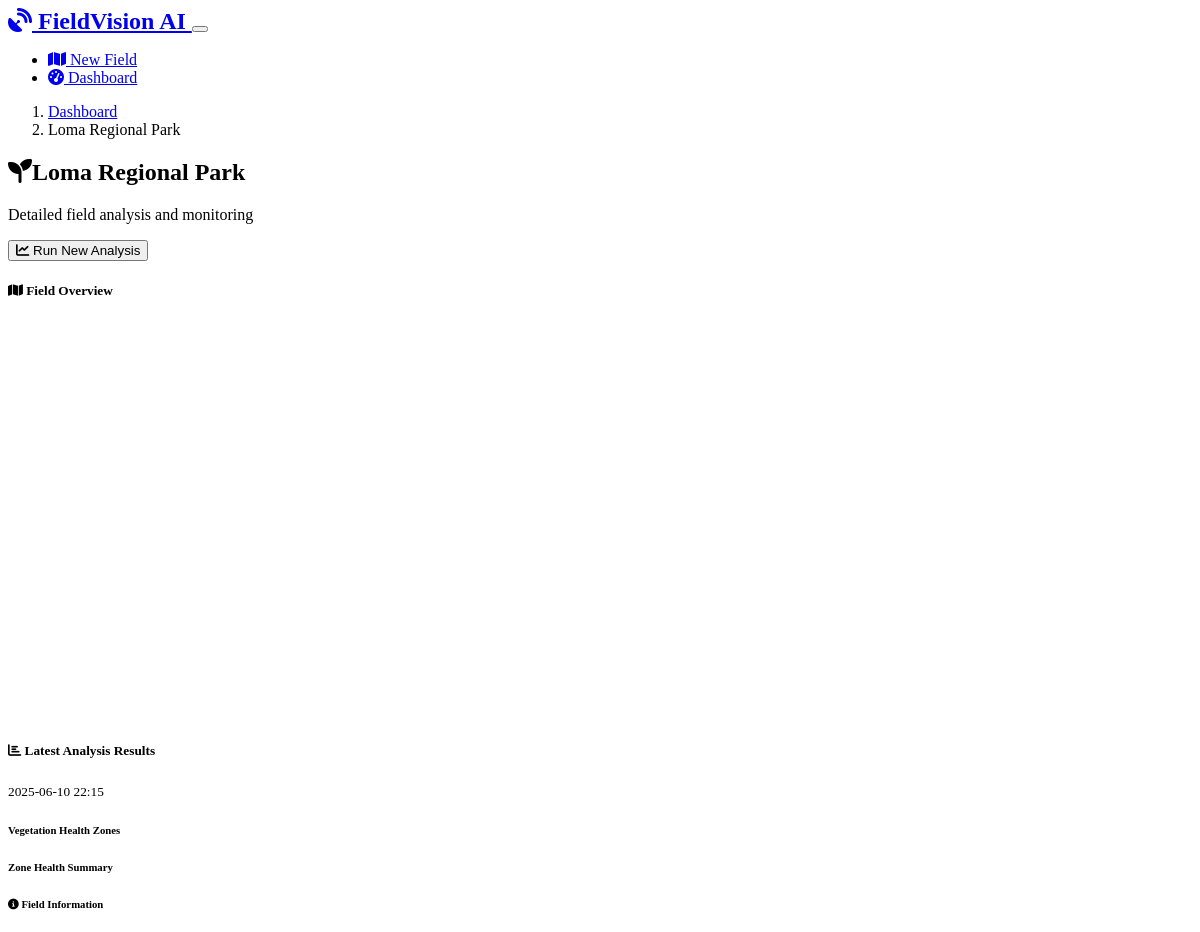
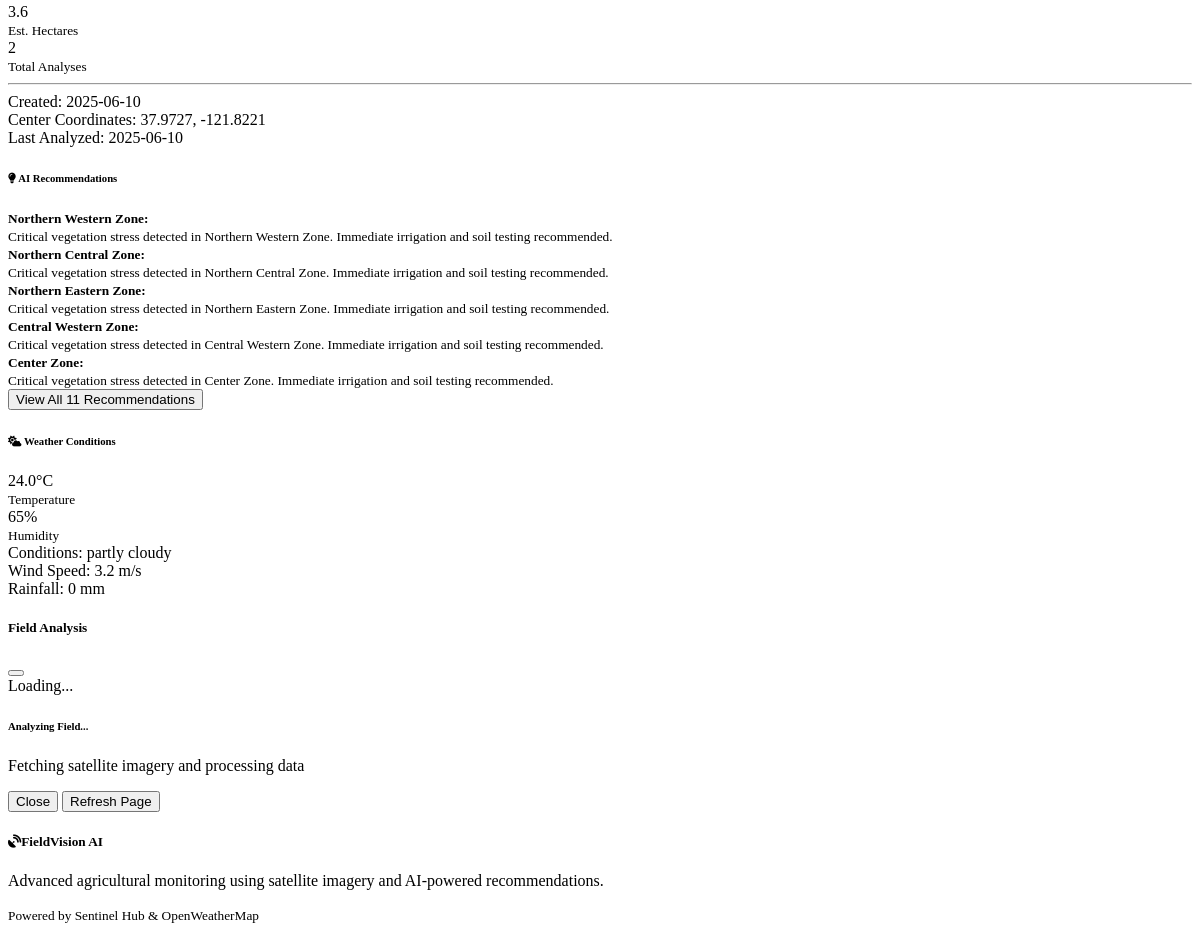
Screenshot of /field/1 with the database file from the repository (2 pictures, top to bottom).
### models.py (models this page shows, shortened)
class Field(db.Model):
    id = db.Column(db.Integer, primary_key=True)
    name = db.Column(db.String(100), nullable=False)
    polygon_data = db.Column(db.Text, nullable=False)  # JSON string of coordinates
    center_lat = db.Column(db.Float, nullable=False)
    center_lng = db.Column(db.Float, nullable=False)
    created_at = db.Column(db.DateTime, default=datetime.utcnow)
    last_analyzed = db.Column(db.DateTime)
    analyses = db.relationship('FieldAnalysis', backref='field', lazy=True, cascade='all, delete-orphan')
    def get_polygon_coordinates(self):
        return json.loads(self.polygon_data)

class FieldAnalysis(db.Model):
    id = db.Column(db.Integer, primary_key=True)
    field_id = db.Column(db.Integer, db.ForeignKey('field.id'), nullable=False)
    analysis_date = db.Column(db.DateTime, default=datetime.utcnow)
    ndvi_data = db.Column(db.Text)  # JSON string of NDVI values per zone
    health_scores = db.Column(db.Text)  # JSON string of health scores per zone
    recommendations = db.Column(db.Text)  # JSON string of AI recommendations
    weather_data = db.Column(db.Text)  # JSON string of weather information
    def get_ndvi_data(self):
        return json.loads(self.ndvi_data) if self.ndvi_data else {}
    def get_health_scores(self):
        return json.loads(self.health_scores) if self.health_scores else {}
    def get_recommendations(self):
        return json.loads(self.recommendations) if self.recommendations else []
    def get_weather_data(self):
        return json.loads(self.weather_data) if self.weather_data else {}

### routes.py (the view)
@app.route('/field/<int:field_id>')
def field_detail(field_id):
    field = Field.query.get_or_404(field_id)
    latest_analysis = FieldAnalysis.query.filter_by(field_id=field_id).order_by(FieldAnalysis.analysis_date.desc()).first()
    return render_template('field_detail.html', field=field, analysis=latest_analysis)

### app.py (called while the page is built)
def tojsonfilter(value):
    return json.dumps(value)

### templates/field_detail.html (shortened to what this page needs)
{% extends "base.html" %}
{% block content %}
<div class="container">
    <div class="row mb-4">
        <div class="col">
            <nav aria-label="breadcrumb">
                <ol class="breadcrumb">
                    <li class="breadcrumb-item">
                        <a href="{{ url_for('dashboard') }}">Dashboard</a>
                    </li>
                    <li class="breadcrumb-item active">{{ field.name }}</li>
                </ol>
            </nav>
            <h2><i class="fas fa-seedling me-2"></i>{{ field.name }}</h2>
            <p class="text-muted">Detailed field analysis and monitoring</p>
        </div>
        <div class="col-auto">
            <button class="btn btn-success" onclick="analyzeField({{ field.id }})">
                <i class="fas fa-chart-line me-2"></i>
                Run New Analysis
            </button>
        </div>
    </div>
    <div class="row">
        <div class="col-lg-8">
            <div class="card mb-4">
                <div class="card-header">
                    <h5 class="card-title mb-0">
                        <i class="fas fa-map me-2"></i>
                        Field Overview
                    </h5>
                </div>
                <div class="card-body p-0">
                    <div id="fieldMap" style="height: 400px;"></div>
                </div>
            </div>
            {% if analysis %}
            <div class="card">
                <div class="card-header">
                    <div class="d-flex justify-content-between align-items-center">
                        <h5 class="card-title mb-0">
                            <i class="fas fa-chart-bar me-2"></i>
                            Latest Analysis Results
                        </h5>
                        <small class="text-muted">
                            {{ analysis.analysis_date.strftime('%Y-%m-%d %H:%M') }}
                        </small>
                    </div>
                </div>
                <div class="card-body">
                    <div class="row mb-4">
                        <div class="col">
                            <h6>Vegetation Health Zones</h6>
                        </div>
                    </div>
                    <div class="row mb-4">
                        <div class="col">
                            <h6>Zone Health Summary</h6>
                        </div>
                    </div>
                </div>
            </div>
            {% endif %}
        </div>
        <div class="col-lg-4">
            <div class="card mb-4">
                <div class="card-header">
                    <h6 class="card-title mb-0">
                        <i class="fas fa-info-circle me-2"></i>
                        Field Information
                    </h6>
                </div>
                <div class="card-body">
                    <div class="row text-center mb-3">
                        <div class="col-6">
                            <div class="border-end">
                                <div class="fw-bold text-primary">{{ "%.1f"|format(field.get_polygon_coordinates()|length * 0.4) }}</div>
                                <small class="text-muted">Est. Hectares</small>
                            </div>
                        </div>
                        <div class="col-6">
                            <div class="fw-bold text-info">{{ field.analyses|length }}</div>
                            <small class="text-muted">Total Analyses</small>
                        </div>
                    </div>
                    <hr>
                    <div class="small">
                        <div class="d-flex justify-content-between mb-2">
                            <span>Created:</span>
                            <span>{{ field.created_at.strftime('%Y-%m-%d') }}</span>
                        </div>
                        <div class="d-flex justify-content-between mb-2">
                            <span>Center Coordinates:</span>
                            <span>{{ "%.4f"|format(field.center_lat) }}, {{ "%.4f"|format(field.center_lng) }}</span>
                        </div>
                        {% if field.last_analyzed %}
                        <div class="d-flex justify-content-between">
                            <span>Last Analyzed:</span>
                            <span>{{ field.last_analyzed.strftime('%Y-%m-%d') }}</span>
                        </div>
                        {% endif %}
                    </div>
                </div>
            </div>
            {% if analysis and analysis.get_recommendations() %}
            <div class="card mb-4">
                <div class="card-header">
                    <h6 class="card-title mb-0">
                        <i class="fas fa-lightbulb me-2"></i>
                        AI Recommendations
                    </h6>
                </div>
                <div class="card-body">
                    {% for rec in analysis.get_recommendations() %}
                        {% set loop_index = loop.index %}
                        {% if loop_index <= 5 %}
                            {% set alert_class = 'info' %}
                            {% if rec.type == 'critical' %}
                                {% set alert_class = 'danger' %}
                            {% elif rec.type == 'warning' %}
                                {% set alert_class = 'warning' %}
                            {% elif rec.type == 'success' %}
                                {% set alert_class = 'success' %}
                            {% endif %}
                            <div class="alert alert-{{ alert_class }} py-2 mb-2">
                                <small>
                                    <strong>{{ rec.zone or 'General' }}:</strong><br>
                                    {{ rec.message }}
                                </small>
                            </div>
                        {% endif %}
                    {% endfor %}
                    {% if analysis.get_recommendations()|length > 5 %}
                        <button class="btn btn-sm btn-outline-primary w-100"
                                onclick="showAllRecommendations()">
                            View All {{ analysis.get_recommendations()|length }} Recommendations
                        </button>
                    {% endif %}
                </div>
            </div>
            {% endif %}
            {% if analysis and analysis.get_weather_data() %}
            <div class="card">
                <div class="card-header">
                    <h6 class="card-title mb-0">
                        <i class="fas fa-cloud-sun me-2"></i>
                        Weather Conditions
                    </h6>
                </div>
                <div class="card-body">
                    {% set weather = analysis.get_weather_data() %}
                    {% if weather.current %}
                        <div class="row text-center mb-3">
                            <div class="col-6">
                                <div class="fw-bold text-primary">{{ weather.current.temperature }}°C</div>
                                <small class="text-muted">Temperature</small>
                            </div>
                            <div class="col-6">
                                <div class="fw-bold text-info">{{ weather.current.humidity }}%</div>
                                <small class="text-muted">Humidity</small>
                            </div>
                        </div>
                        <div class="small">
                            <div class="d-flex justify-content-between mb-1">
                                <span>Conditions:</span>
                                <span class="text-capitalize">{{ weather.current.description }}</span>
                            </div>
                            <div class="d-flex justify-content-between mb-1">
                                <span>Wind Speed:</span>
                                <span>{{ weather.current.wind_speed }} m/s</span>
                            </div>
                            <div class="d-flex justify-content-between">
                                <span>Rainfall:</span>
                                <span>{{ weather.current.rainfall }} mm</span>
                            </div>
                        </div>
                    {% endif %}
                </div>
            </div>
            {% endif %}
        </div>
    </div>
</div>
<div class="modal fade" id="analysisModal" tabindex="-1">
    <div class="modal-dialog modal-lg">
        <div class="modal-content">
            <div class="modal-header">
                <h5 class="modal-title">Field Analysis</h5>
                <button type="button" class="btn-close" data-bs-dismiss="modal"></button>
            </div>
            <div class="modal-body">
                <div id="analysisLoading" class="text-center py-4">
                    <div class="spinner-border text-primary" role="status">
                        <span class="visually-hidden">Loading...</span>
                    </div>
                    <div class="mt-3">
                        <h6>Analyzing Field...</h6>
                        <p class="text-muted">Fetching satellite imagery and processing data</p>
                    </div>
                </div>
            </div>
            <div class="modal-footer">
                <button type="button" class="btn btn-secondary" data-bs-dismiss="modal">Close</button>
                <button type="button" class="btn btn-primary" onclick="location.reload()">
                    Refresh Page
                </button>
            </div>
        </div>
    </div>
</div>
{% endblock %}

### static/css/custom.css (style rules this page uses)
.card { transition: transform 0.2s ease, box-shadow 0.2s ease; }
.alert { border: none; border-radius: 0.5rem; font-weight: 500; }
.alert-danger { background: linear-gradient(135deg, rgba(var(--bs-danger-rgb), 0.1) 0%, rgba(var(--bs-danger-rgb), 0.05) 100%); border-left: 4px solid var(--bs-danger); }

### rows the page displays
Field: name "Loma Regional Park", created_at "2025-06-10", center_lat "37.9727", center_lng "-121.8221", last_analyzed "2025-06-10"
FieldAnalysis: analysis_date "2025-06-10 22:15"

### other values shown
{{ "%.1f"|format(field.get_polygon_coordinates()|length * 0.4) }} "3.6"
{{ field.analyses|length }} "2"
{{ rec.zone or 'General' }} "Northern Western Zone" "Northern Central Zone" "Northern Eastern Zone" "Central Western Zone" "Center Zone"
{{ rec.message }} "Critical vegetation stress detected in Northern Western Zone. Immediate irrigation and soil testing recommended." "Critical vegetation stress detected in Northern Central Zone. Immediate irrigation and soil testing recommended." "Critical vegetation stress detected in Northern Eastern Zone. Immediate irrigation and soil testing recommended." "Critical vegetation stress detected in Central Western Zone. Immediate irrigation and soil testing recommended." "Critical vegetation stress detected in Center Zone. Immediate irrigation and soil testing recommended."
{{ analysis.get_recommendations()|length }} "11"
{{ weather.current.temperature }} "24.0"
{{ weather.current.humidity }} "65"
{{ weather.current.description }} "partly cloudy"
{{ weather.current.wind_speed }} "3.2"
{{ weather.current.rainfall }} "0"
